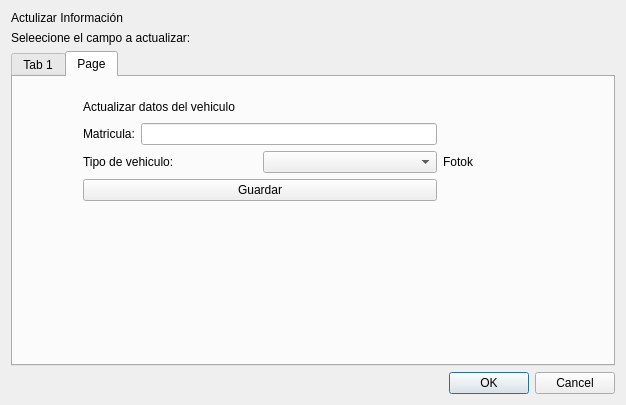
<?xml version="1.0" encoding="UTF-8"?>
<ui version="4.0">
 <class>ModificarInfo</class>
 <widget class="QDialog" name="ModificarInfo">
  <property name="geometry">
   <rect>
    <x>0</x>
    <y>0</y>
    <width>626</width>
    <height>405</height>
   </rect>
  </property>
  <property name="windowTitle">
   <string>Dialog</string>
  </property>
  <layout class="QGridLayout" name="gridLayout">
   <item row="0" column="0">
    <widget class="QLabel" name="label">
     <property name="text">
      <string>Actulizar Información</string>
     </property>
    </widget>
   </item>
   <item row="1" column="0">
    <widget class="QLabel" name="label_2">
     <property name="text">
      <string>Seleecione el campo a actualizar:</string>
     </property>
    </widget>
   </item>
   <item row="2" column="0">
    <widget class="QTabWidget" name="tabWidget">
     <property name="enabled">
      <bool>true</bool>
     </property>
     <property name="tabShape">
      <enum>QTabWidget::Rounded</enum>
     </property>
     <property name="currentIndex">
      <number>1</number>
     </property>
     <widget class="QWidget" name="tab">
      <attribute name="title">
       <string>Tab 1</string>
      </attribute>
      <widget class="QWidget" name="layoutWidget">
       <property name="geometry">
        <rect>
         <x>10</x>
         <y>0</y>
         <width>441</width>
         <height>231</height>
        </rect>
       </property>
       <layout class="QVBoxLayout" name="verticalLayout_6">
        <item>
         <layout class="QVBoxLayout" name="verticalLayout_5">
          <item>
           <layout class="QHBoxLayout" name="horizontalLayout">
            <item>
             <widget class="QLabel" name="label_3">
              <property name="text">
               <string>Nombre:</string>
              </property>
             </widget>
            </item>
            <item>
             <widget class="QLineEdit" name="NOmbre_lineEdit"/>
            </item>
           </layout>
          </item>
          <item>
           <layout class="QHBoxLayout" name="horizontalLayout_11">
            <item>
             <layout class="QVBoxLayout" name="verticalLayout">
              <item>
               <layout class="QHBoxLayout" name="horizontalLayout_3">
                <item>
                 <widget class="QLabel" name="label_4">
                  <property name="text">
                   <string>Apellido Paterno:</string>
                  </property>
                 </widget>
                </item>
                <item>
                 <widget class="QLineEdit" name="ApellidoP_lineEdit_2"/>
                </item>
               </layout>
              </item>
              <item>
               <layout class="QHBoxLayout" name="horizontalLayout_4">
                <item>
                 <widget class="QLabel" name="label_7">
                  <property name="text">
                   <string>País:</string>
                  </property>
                 </widget>
                </item>
                <item>
                 <widget class="QLineEdit" name="Pais_lineEdit"/>
                </item>
               </layout>
              </item>
              <item>
               <layout class="QHBoxLayout" name="horizontalLayout_5">
                <item>
                 <widget class="QLabel" name="label_8">
                  <property name="text">
                   <string>Estado:</string>
                  </property>
                 </widget>
                </item>
                <item>
                 <widget class="QLineEdit" name="Estado_lineEdit"/>
                </item>
               </layout>
              </item>
              <item>
               <layout class="QHBoxLayout" name="horizontalLayout_6">
                <item>
                 <widget class="QLabel" name="label_9">
                  <property name="text">
                   <string>Ciudad:</string>
                  </property>
                 </widget>
                </item>
                <item>
                 <widget class="QLineEdit" name="Ciudad_lineEdit"/>
                </item>
               </layout>
              </item>
              <item>
               <layout class="QVBoxLayout" name="verticalLayout_2">
                <item>
                 <layout class="QHBoxLayout" name="horizontalLayout_8">
                  <item>
                   <widget class="QLabel" name="label_11">
                    <property name="text">
                     <string>Calle</string>
                    </property>
                   </widget>
                  </item>
                  <item>
                   <widget class="QLineEdit" name="Calle_lineEdit_2"/>
                  </item>
                 </layout>
                </item>
                <item>
                 <layout class="QHBoxLayout" name="horizontalLayout_9">
                  <item>
                   <widget class="QLabel" name="label_10">
                    <property name="text">
                     <string>Número Telefónico:</string>
                    </property>
                   </widget>
                  </item>
                  <item>
                   <widget class="QLineEdit" name="NumeroT_lineEdit"/>
                  </item>
                 </layout>
                </item>
               </layout>
              </item>
             </layout>
            </item>
            <item>
             <layout class="QVBoxLayout" name="verticalLayout_4">
              <item>
               <layout class="QHBoxLayout" name="horizontalLayout_2">
                <item>
                 <widget class="QLabel" name="label_5">
                  <property name="text">
                   <string>Apellido Materno:</string>
                  </property>
                 </widget>
                </item>
                <item>
                 <widget class="QLineEdit" name="ApellidoM_lineEdit"/>
                </item>
               </layout>
              </item>
              <item>
               <spacer name="verticalSpacer_3">
                <property name="orientation">
                 <enum>Qt::Vertical</enum>
                </property>
                <property name="sizeHint" stdset="0">
                 <size>
                  <width>20</width>
                  <height>40</height>
                 </size>
                </property>
               </spacer>
              </item>
              <item>
               <layout class="QVBoxLayout" name="verticalLayout_3">
                <item>
                 <layout class="QHBoxLayout" name="horizontalLayout_7">
                  <item>
                   <widget class="QLabel" name="label_12">
                    <property name="text">
                     <string>Número Casa</string>
                    </property>
                   </widget>
                  </item>
                  <item>
                   <widget class="QLineEdit" name="NumeroC_lineEdit"/>
                  </item>
                 </layout>
                </item>
                <item>
                 <layout class="QHBoxLayout" name="horizontalLayout_10">
                  <item>
                   <widget class="QLabel" name="label_6">
                    <property name="text">
                     <string>E-mail:</string>
                    </property>
                   </widget>
                  </item>
                  <item>
                   <widget class="QLineEdit" name="mail_lineEdit"/>
                  </item>
                 </layout>
                </item>
               </layout>
              </item>
             </layout>
            </item>
           </layout>
          </item>
         </layout>
        </item>
        <item>
         <layout class="QHBoxLayout" name="horizontalLayout_12">
          <item>
           <spacer name="horizontalSpacer">
            <property name="orientation">
             <enum>Qt::Horizontal</enum>
            </property>
            <property name="sizeHint" stdset="0">
             <size>
              <width>40</width>
              <height>20</height>
             </size>
            </property>
           </spacer>
          </item>
          <item>
           <widget class="QPushButton" name="Editar_Personales_pushButton">
            <property name="text">
             <string>Guardar</string>
            </property>
           </widget>
          </item>
         </layout>
        </item>
       </layout>
      </widget>
     </widget>
     <widget class="QWidget" name="tab_3">
      <attribute name="title">
       <string>Page</string>
      </attribute>
      <widget class="QWidget" name="layoutWidget_2">
       <property name="geometry">
        <rect>
         <x>70</x>
         <y>20</y>
         <width>391</width>
         <height>104</height>
        </rect>
       </property>
       <layout class="QVBoxLayout" name="verticalLayout_9">
        <item>
         <widget class="QLabel" name="label_16">
          <property name="text">
           <string>Actualizar datos del vehiculo</string>
          </property>
         </widget>
        </item>
        <item>
         <layout class="QHBoxLayout" name="horizontalLayout_17">
          <item>
           <layout class="QVBoxLayout" name="verticalLayout_8">
            <item>
             <layout class="QHBoxLayout" name="horizontalLayout_15">
              <item>
               <widget class="QLabel" name="label_17">
                <property name="text">
                 <string>Matricula:</string>
                </property>
               </widget>
              </item>
              <item>
               <widget class="QLineEdit" name="Matricula_lineEdit"/>
              </item>
             </layout>
            </item>
            <item>
             <layout class="QHBoxLayout" name="horizontalLayout_16">
              <item>
               <widget class="QLabel" name="label_18">
                <property name="text">
                 <string>Tipo de vehiculo:</string>
                </property>
               </widget>
              </item>
              <item>
               <widget class="QComboBox" name="Tipo_Coche_comboBox"/>
              </item>
             </layout>
            </item>
            <item>
             <widget class="QPushButton" name="Editar_Auto_pushButton">
              <property name="text">
               <string>Guardar</string>
              </property>
             </widget>
            </item>
           </layout>
          </item>
          <item>
           <widget class="QLabel" name="label_19">
            <property name="text">
             <string>Fotok</string>
            </property>
           </widget>
          </item>
         </layout>
        </item>
       </layout>
      </widget>
     </widget>
    </widget>
   </item>
   <item row="3" column="0">
    <widget class="QDialogButtonBox" name="Editar_buttonBox">
     <property name="standardButtons">
      <set>QDialogButtonBox::Cancel|QDialogButtonBox::Ok</set>
     </property>
    </widget>
   </item>
  </layout>
 </widget>
 <resources/>
 <connections/>
</ui>
